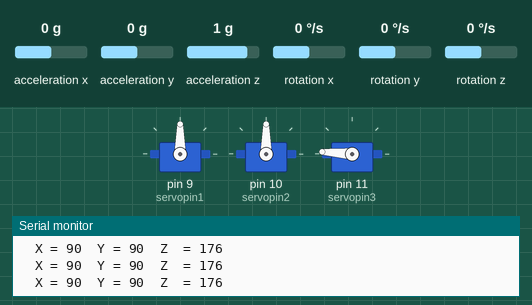
This sketch was run on a simulated Arduino Uno, built with avr-gcc and run on an emulated ATmega328P. Shown: 3 × servo, the last lines printed to the serial monitor. The inputs (shaded band) are chosen by the test bench; at power-on: acceleration x 0 g, acceleration y 0 g, acceleration z 1 g, rotation x 0 °/s, rotation y 0 °/s, rotation z 0 °/s.

Above: at 1.2 s.
1.3 s: acceleration x set to -1.4 g
At 2.0 s:
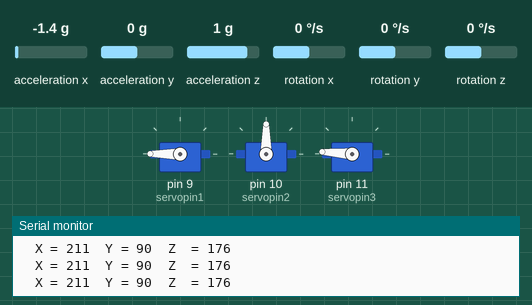
2.9 s: acceleration y set to -1.4 g
At 3.4 s:
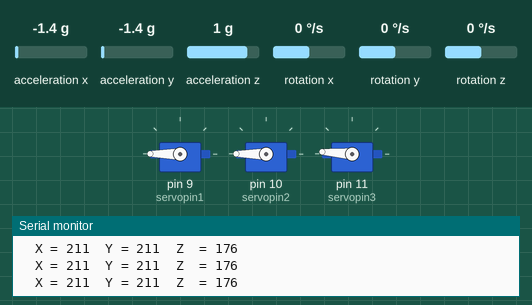
4.4 s: acceleration z set to -1.4 g
At 5.6 s:
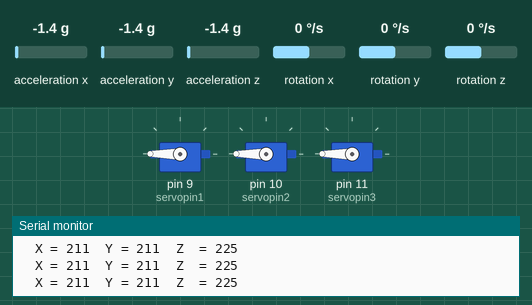
5.9 s: acceleration x set to -0.8 g
At 6.8 s:
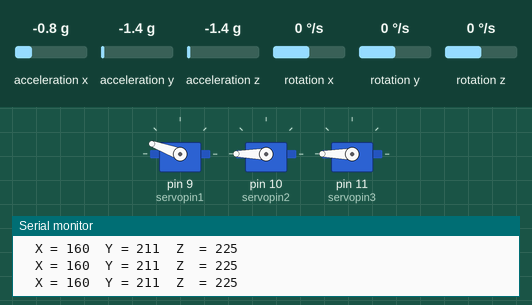
7.4 s: acceleration y set to -0.8 g
At 7.9 s:
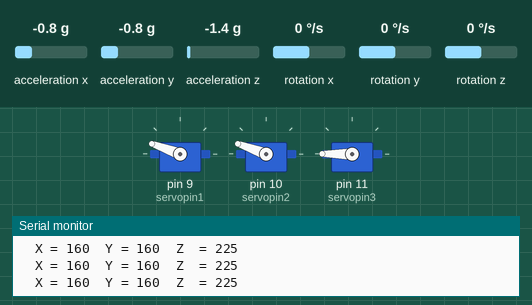
8.9 s: acceleration z set to -1.2 g
10.4 s: acceleration z set to -0.9 g
At 11.3 s:
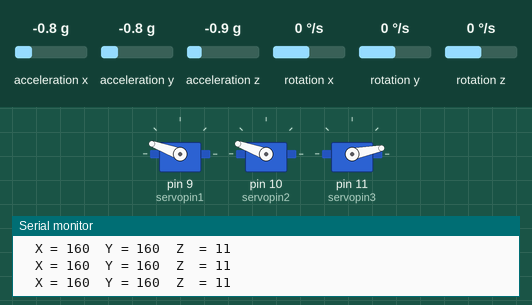
Timing chart, 0 to 12.9 s (numbered marks = the images above; inputs shaded):
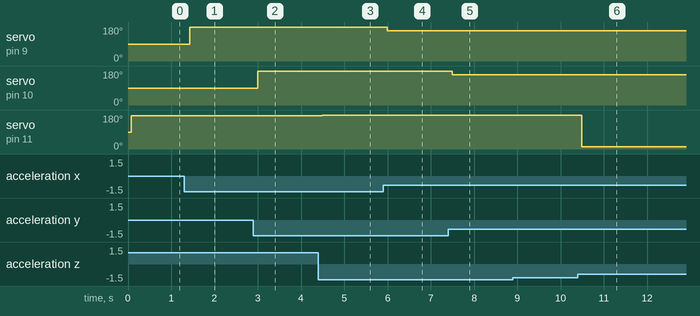

The sketch:

MPU6050_V.9_a_prueba.ino
```cpp
#include <Wire.h>
#include <I2Cdev.h>
#include <MPU6050.h>
#include <Servo.h>

Servo servo1;
Servo servo2;
Servo servo3;
#define servopin1 9
#define servopin2 10
#define servopin3 11

MPU6050 mpu;
int16_t ax, ay, az;
int16_t gx, gy, gz;

struct MyData {
  byte X;
  byte Y;
  byte Z;
};

MyData data;

void setup()
{
  Serial.begin(9600);
  Wire.begin();
  mpu.initialize();
  //pinMode(LED_BUILTIN, OUTPUT);

  servo1.attach(servopin1);
  servo2.attach(servopin2);
  servo3.attach(servopin3);
}

void loop()
{
  mpu.getMotion6(&ax, &ay, &az, &gx, &gy, &gz);
  data.X = map(ax, -17000, 17000, 180, 0); // X axis data
  data.Y = map(ay, -17000, 17000, 180, 0);
  data.Z = map(az, -17000, 17000, 0, 180);  // Y axis data
  delay(70);

  Serial.print("  X = ");
  Serial.print(data.X);
  servo1.write(data.X);

  Serial.print("  Y = ");
  Serial.print(data.Y);
  servo2.write(data.Y);

  Serial.print("  Z  = ");
  Serial.println(data.Z);
  servo3.write(data.Z);
}
```

Measured:
- the behaviour switches between -1.1 and -1 g on acceleration z (found by bisection; images 5 and 6)
- after the input at 1.3 s, servo on pin 9 (servopin1): 90° → 180° after 0.12 s
- after the input at 2.9 s, servo on pin 10 (servopin2): 90° → 180° after 0.10 s
- after the input at 4.4 s, servo on pin 11 (servopin3): 176° → 180° after 0.09 s
- after the input at 5.9 s, servo on pin 9 (servopin1): 180° → 160° after 0.09 s
- after the input at 7.4 s, servo on pin 10 (servopin2): 180° → 160° after 0.09 s
- after the input at 10.4 s, servo on pin 11 (servopin3): 180° → 11° after 0.09 s
